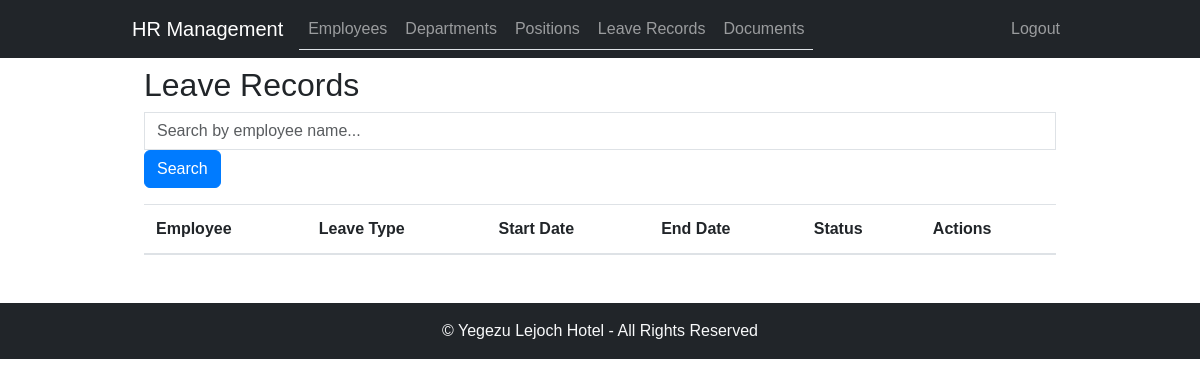
Page /leave-records/ (signed in) on the earlier database version.
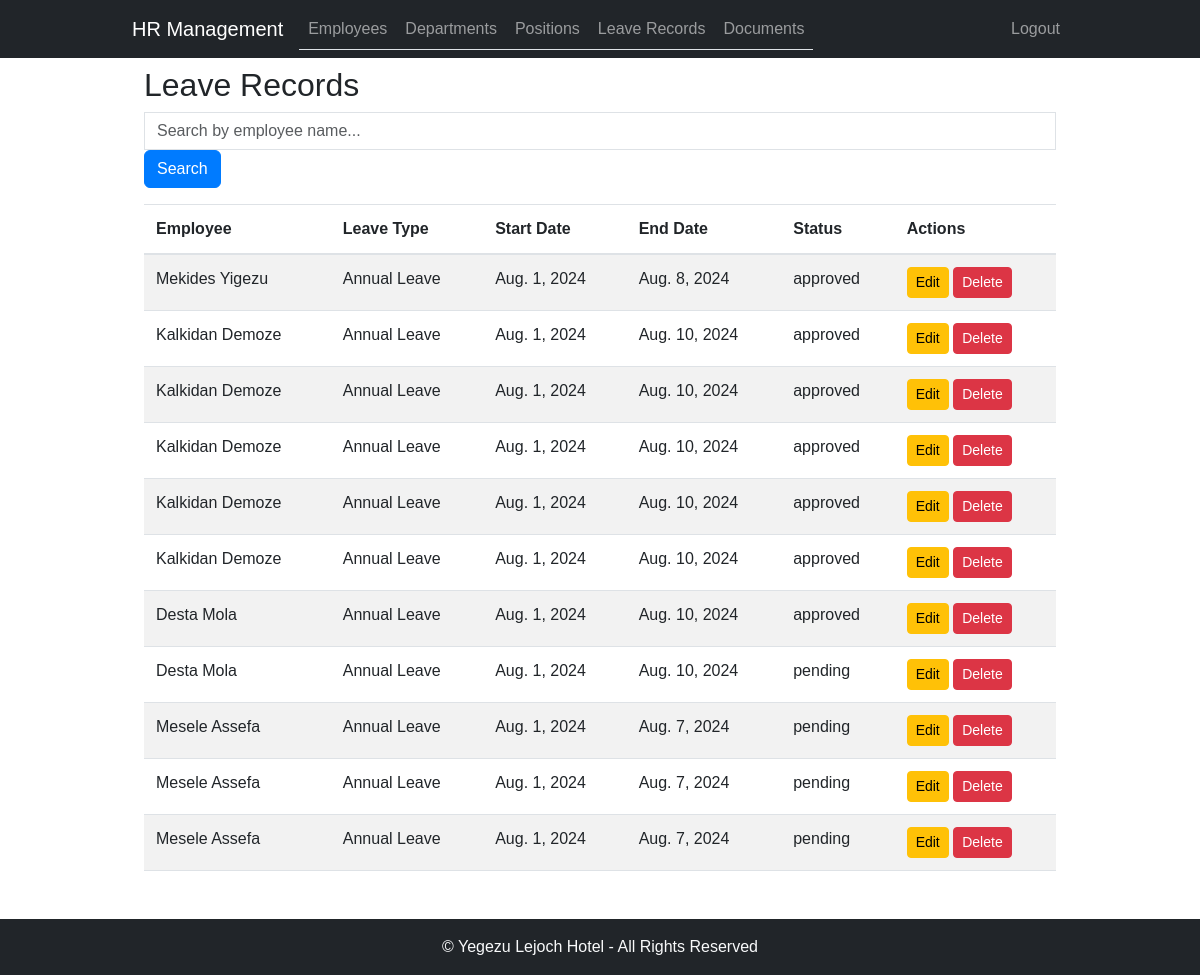
Same page on the later database version.
### employee_management/models.py (models this page shows, shortened)
class LeaveRecord(models.Model):
    employee = models.ForeignKey(Employee, on_delete=models.CASCADE)
    leave_type = models.ForeignKey(LeaveType, on_delete=models.CASCADE)
    start_date = models.DateField()
    end_date = models.DateField()
    reason = models.TextField(blank=True)
    status = models.CharField(max_length=20, choices=(
        ('pending', 'Pending'),
        ('approved', 'Approved'),
        ('rejected', 'Rejected'),
    ), default='pending')
    created_at = models.DateTimeField(auto_now_add=True)
    updated_at = models.DateTimeField(auto_now=True)

class Employee(models.Model):
    et_calendar = EthiopianDateConverter()
    GENDER_CHOICES = (
        ('M', 'Male'),
        ('F', 'Female'),
    )
    EDUCATION_LEVEL_CHOICES = (
        ('Master', 'Master\'s Degree'),
        ('Degree', 'Bachelor\'s Degree'),
        ('Diploma', 'Diploma'),
        ('Certificate', 'Certificate'),
        ('Grade', 'Grade'),
    )
    first_name = models.CharField(max_length=50)
    middle_name = models.CharField(max_length=50, null=True, blank=True)
    last_name = models.CharField(max_length=50, null=True, blank=True)
    gender = models.CharField(max_length=1, choices=GENDER_CHOICES, default="")
    mobile = models.CharField(max_length=15, null=True, blank=True)
    email = models.EmailField(null=True, blank=True)
    department = models.ForeignKey(Department, on_delete=models.CASCADE)
    position = models.ForeignKey(Position, on_delete=models.CASCADE)
    date_of_birth = models.DateField()
    hire_date = models.DateField()
    salary = models.DecimalField(max_digits=10, decimal_places=2)
    education_level = models.CharField(max_length=20, choices=EDUCATION_LEVEL_CHOICES, null=True, blank=True)
    address = models.TextField(null=True, blank=True)
    pension_number = models.CharField(max_length=20, null=True, blank=True)
    emergency_contact_name = models.CharField(max_length=100, null=True, blank=True)
    emergency_contact_phone = models.CharField(max_length=15, null=True, blank=True)
    is_coc_certified = models.BooleanField(default=False)
    is_active = models.BooleanField(default=True)
    picture = models.ImageField(upload_to='employee_pictures/', null=True, blank=True)
    accrued_annual_leave = models.DecimalField(max_digits=15, decimal_places=2, default=0.0)
    used_annual_leave = models.DecimalField(max_digits=5, decimal_places=2, default=0.0)
    def __str__(self):
        return f"{self.first_name} {self.middle_name}"
    def update_annual_leave_balance(self):
        today = timezone.now().date()
        hire_date_gregorian = self.gregorian_hire_date()
        tenure_days = (today - hire_date_gregorian).days
        if tenure_days >= 0:  # Employee is eligible for leave calculation
            full_years = tenure_days // 365
            remaining_days = tenure_days % 365
            leave_days = self.calculate_annual_leave_entitlement(full_years)
            prorated_days = (remaining_days / 365) * leave_days
            total_leave_days = leave_days + prorated_days
            self.accrued_annual_leave = Decimal(total_leave_days)
            self.save()
    @property
    def annual_leave_balance(self):
        accrued = Decimal(self.accrued_annual_leave) if self.accrued_annual_leave is not None else Decimal('0.0')
        used = Decimal(self.used_annual_leave) if self.used_annual_leave is not None else Decimal('0.0')
        return accrued - used
    '''def update_annual_leave_balance(self):
        today = timezone.now().date()
        hire_date_gregorian = self.gregorian_hire_date()
        tenure_days = (today - hire_date_gregorian).days

        if tenure_days >= 182:  # Employee is eligible after 6 months
            full_years = tenure_days // 365
            remaining_days = tenure_days % 365

            leave_days = 0
            if full_years > 0:
                leave_days += 16  # First year accrual
                leave_days += sum(16 + 0.5 * year for year in range(1, full_years))
            leave_days += (remaining_days / 365) * (16 + 0.5 * full_years)

            self.accrued_annual_leave = leave_days
            self.save()

    @property
    def annual_leave_balance(self):
        accrued = Decimal(self.accrued_annual_leave) if self.accrued_annual_leave is not None else Decimal('0.0')
        used = Decimal(self.used_annual_leave) if self.used_annual_leave is not None else Decimal('0.0')
        return accrued - used

    @property
    def annual_leave_balance(self):
        return self.accrued_annual_leave - self.used_annual_leave
    '''

class LeaveType(models.Model):
    name = models.CharField(max_length=50, unique=True)
    def __str__(self):
        return self.name

### employee_management/views.py (the view)
# urls.py: path('leave-records/', leave_record_list, name='leave_record_list'),
@login_required
def leave_record_list(request):
    search_query = request.GET.get('search_query', '').strip()
    leave_records = LeaveRecord.objects.select_related('employee').order_by('-created_at')
    if search_query:
        leave_records = leave_records.filter(employee__first_name__icontains=search_query)
    paginator = Paginator(leave_records, 15)
    page_number = request.GET.get('page')
    page_obj = paginator.get_page(page_number)
    context = {
        'leave_records': page_obj,
        'search_query': search_query,
        'is_paginated': page_obj.has_other_pages(),
    }
    return render(request, 'leave_record_list.html', context)

### employee_management/templates/leave_record_list.html (shortened to what this page needs)
{% extends "base.html" %}
{% block content %}
<div class="container">
    <h2>Leave Records</h2>
    <form method="GET" action="{% url 'hrms:leave_record_list' %}" class="form-inline mb-3">
        <input type="text" name="search_query" placeholder="Search by employee name..." class="form-control mr-2" value="{{ search_query }}">
        <button type="submit" class="btn btn-primary">Search</button>
    </form>
    <table class="table table-striped">
        <thead>
            <tr>
                <th>Employee</th>
                <th>Leave Type</th>
                <th>Start Date</th>
                <th>End Date</th>
                <th>Status</th>
                <th>Actions</th>
            </tr>
        </thead>
        <tbody>
            {% for record in leave_records %}
            <tr>
                <td>{{ record.employee }}</td>
                <td>{{ record.leave_type }}</td>
                <td>{{ record.start_date }}</td>
                <td>{{ record.end_date }}</td>
                <td>{{ record.status }}</td>
                <td>
                    <a href="{% url 'hrms:leave_record_update' record.pk %}" class="btn btn-sm btn-warning">Edit</a>
                    <a href="{% url 'hrms:leave_record_delete' record.pk %}" class="btn btn-sm btn-danger"
                       onclick="return confirm('Are you sure you want to delete this leave record?');">Delete</a>
                </td>
            </tr>
            {% endfor %}
        </tbody>
    </table>
</div>
{% endblock %}

Differences in the rows shown:
added LeaveRecord: employee "Mekides Yigezu", leave_type "Annual Leave", start_date "Aug. 1, 2024", end_date "Aug. 8, 2024", status "approved"
added LeaveRecord: employee "Kalkidan Demoze", leave_type "Annual Leave", start_date "Aug. 1, 2024", end_date "Aug. 10, 2024", status "approved"
added LeaveRecord: employee "Kalkidan Demoze", leave_type "Annual Leave", start_date "Aug. 1, 2024", end_date "Aug. 10, 2024", status "approved"
added LeaveRecord: employee "Kalkidan Demoze", leave_type "Annual Leave", start_date "Aug. 1, 2024", end_date "Aug. 10, 2024", status "approved"
added LeaveRecord: employee "Kalkidan Demoze", leave_type "Annual Leave", start_date "Aug. 1, 2024", end_date "Aug. 10, 2024", status "approved"
added LeaveRecord: employee "Kalkidan Demoze", leave_type "Annual Leave", start_date "Aug. 1, 2024", end_date "Aug. 10, 2024", status "approved"
added LeaveRecord: employee "Desta Mola", leave_type "Annual Leave", start_date "Aug. 1, 2024", end_date "Aug. 10, 2024", status "approved"
added LeaveRecord: employee "Desta Mola", leave_type "Annual Leave", start_date "Aug. 1, 2024", end_date "Aug. 10, 2024", status "pending"
added LeaveRecord: employee "Mesele Assefa", leave_type "Annual Leave", start_date "Aug. 1, 2024", end_date "Aug. 7, 2024", status "pending"
added LeaveRecord: employee "Mesele Assefa", leave_type "Annual Leave", start_date "Aug. 1, 2024", end_date "Aug. 7, 2024", status "pending"
added LeaveRecord: employee "Mesele Assefa", leave_type "Annual Leave", start_date "Aug. 1, 2024", end_date "Aug. 7, 2024", status "pending"
